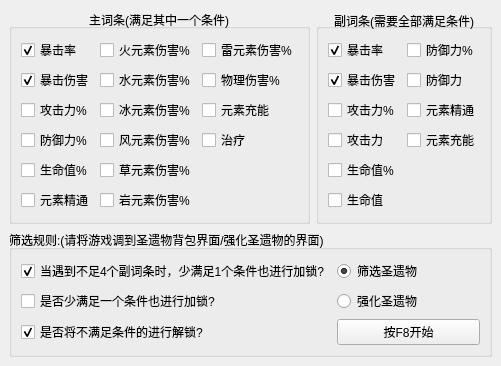
<?xml version="1.0" encoding="UTF-8"?>
<ui version="4.0">
 <class>MainWindow</class>
 <widget class="QMainWindow" name="MainWindow">
  <property name="geometry">
   <rect>
    <x>0</x>
    <y>0</y>
    <width>473</width>
    <height>281</height>
   </rect>
  </property>
  <property name="windowTitle">
   <string>MainWindow</string>
  </property>
  <widget class="QWidget" name="centralwidget">
   <layout class="QGridLayout" name="gridLayout_3">
    <item row="0" column="0">
     <widget class="QGroupBox" name="groupBox_2">
      <property name="title">
       <string>主词条(满足其中一个条件)</string>
      </property>
      <property name="alignment">
       <set>Qt::AlignCenter</set>
      </property>
      <property name="flat">
       <bool>false</bool>
      </property>
      <layout class="QGridLayout" name="gridLayout">
       <item row="1" column="2">
        <widget class="QCheckBox" name="cb_wulishanghai">
         <property name="text">
          <string>物理伤害%</string>
         </property>
        </widget>
       </item>
       <item row="0" column="0">
        <widget class="QCheckBox" name="cb_baojilv">
         <property name="text">
          <string>暴击率</string>
         </property>
         <property name="checked">
          <bool>true</bool>
         </property>
        </widget>
       </item>
       <item row="1" column="0">
        <widget class="QCheckBox" name="cb_baojishanghai">
         <property name="text">
          <string>暴击伤害</string>
         </property>
         <property name="checked">
          <bool>true</bool>
         </property>
        </widget>
       </item>
       <item row="4" column="1">
        <widget class="QCheckBox" name="cb_caoyuansu">
         <property name="text">
          <string>草元素伤害%</string>
         </property>
        </widget>
       </item>
       <item row="2" column="2">
        <widget class="QCheckBox" name="cb_yuansuchongneng">
         <property name="text">
          <string>元素充能</string>
         </property>
        </widget>
       </item>
       <item row="4" column="0">
        <widget class="QCheckBox" name="cb_shengingzhibaifenbi">
         <property name="text">
          <string>生命值%</string>
         </property>
        </widget>
       </item>
       <item row="0" column="1">
        <widget class="QCheckBox" name="cb_huoyuansu">
         <property name="text">
          <string>火元素伤害%</string>
         </property>
        </widget>
       </item>
       <item row="2" column="1">
        <widget class="QCheckBox" name="cb_bingyuansu">
         <property name="text">
          <string>冰元素伤害%</string>
         </property>
        </widget>
       </item>
       <item row="3" column="1">
        <widget class="QCheckBox" name="c_fengyuansu">
         <property name="text">
          <string>风元素伤害%</string>
         </property>
        </widget>
       </item>
       <item row="5" column="1">
        <widget class="QCheckBox" name="cb_yanyuansu">
         <property name="text">
          <string>岩元素伤害%</string>
         </property>
        </widget>
       </item>
       <item row="1" column="1">
        <widget class="QCheckBox" name="cb_shuiyuansu">
         <property name="text">
          <string>水元素伤害%</string>
         </property>
        </widget>
       </item>
       <item row="5" column="0">
        <widget class="QCheckBox" name="cb_yuansujingtong">
         <property name="text">
          <string>元素精通</string>
         </property>
        </widget>
       </item>
       <item row="2" column="0">
        <widget class="QCheckBox" name="cb_gongjlibaifenbi">
         <property name="text">
          <string>攻击力%</string>
         </property>
        </widget>
       </item>
       <item row="3" column="0">
        <widget class="QCheckBox" name="cb_fangyulibaifenbi">
         <property name="text">
          <string>防御力%</string>
         </property>
        </widget>
       </item>
       <item row="0" column="2">
        <widget class="QCheckBox" name="cb_leiyuansu">
         <property name="text">
          <string>雷元素伤害%</string>
         </property>
        </widget>
       </item>
       <item row="3" column="2">
        <widget class="QCheckBox" name="cb_zhiliao">
         <property name="text">
          <string>治疗</string>
         </property>
        </widget>
       </item>
      </layout>
     </widget>
    </item>
    <item row="0" column="1">
     <widget class="QGroupBox" name="groupBox">
      <property name="title">
       <string>副词条(需要全部满足条件)</string>
      </property>
      <property name="alignment">
       <set>Qt::AlignBottom|Qt::AlignHCenter</set>
      </property>
      <property name="flat">
       <bool>false</bool>
      </property>
      <property name="checkable">
       <bool>false</bool>
      </property>
      <layout class="QGridLayout" name="gridLayout_2">
       <item row="0" column="0">
        <widget class="QCheckBox" name="cb_baojilv_f">
         <property name="text">
          <string>暴击率</string>
         </property>
         <property name="checked">
          <bool>true</bool>
         </property>
        </widget>
       </item>
       <item row="0" column="1">
        <widget class="QCheckBox" name="cb_fangyulibaifenbi_f">
         <property name="text">
          <string>防御力%</string>
         </property>
        </widget>
       </item>
       <item row="1" column="0">
        <widget class="QCheckBox" name="cb_baojishanghai_f">
         <property name="text">
          <string>暴击伤害</string>
         </property>
         <property name="checked">
          <bool>true</bool>
         </property>
        </widget>
       </item>
       <item row="1" column="1">
        <widget class="QCheckBox" name="cb_fangyuli_f">
         <property name="text">
          <string>防御力</string>
         </property>
        </widget>
       </item>
       <item row="2" column="0">
        <widget class="QCheckBox" name="cb_gongjlibaifenbi_f">
         <property name="text">
          <string>攻击力%</string>
         </property>
        </widget>
       </item>
       <item row="2" column="1">
        <widget class="QCheckBox" name="cb_yuansujingtong_f">
         <property name="text">
          <string>元素精通</string>
         </property>
        </widget>
       </item>
       <item row="3" column="0">
        <widget class="QCheckBox" name="cb_gongjili_f">
         <property name="text">
          <string>攻击力</string>
         </property>
        </widget>
       </item>
       <item row="3" column="1">
        <widget class="QCheckBox" name="cb_yuansuchongneng_f">
         <property name="text">
          <string>元素充能</string>
         </property>
        </widget>
       </item>
       <item row="4" column="0">
        <widget class="QCheckBox" name="cb_shengingzhibaifenbi_f">
         <property name="text">
          <string>生命值%</string>
         </property>
        </widget>
       </item>
       <item row="5" column="0">
        <widget class="QCheckBox" name="cb_shengmingzhi_f">
         <property name="text">
          <string>生命值</string>
         </property>
        </widget>
       </item>
      </layout>
     </widget>
    </item>
    <item row="1" column="0" colspan="2">
     <widget class="QGroupBox" name="groupBox_3">
      <property name="title">
       <string>筛选规则:(请将游戏调到圣遗物背包界面/强化圣遗物的界面)</string>
      </property>
      <layout class="QGridLayout" name="gridLayout_4">
       <item row="0" column="0">
        <widget class="QCheckBox" name="cb_set_four">
         <property name="text">
          <string>当遇到不足4个副词条时，少满足1个条件也进行加锁?</string>
         </property>
         <property name="checked">
          <bool>true</bool>
         </property>
        </widget>
       </item>
       <item row="0" column="1">
        <widget class="QRadioButton" name="rb_filtrate">
         <property name="text">
          <string>筛选圣遗物</string>
         </property>
         <property name="checked">
          <bool>true</bool>
         </property>
        </widget>
       </item>
       <item row="1" column="0">
        <widget class="QCheckBox" name="cb_set_one">
         <property name="text">
          <string>是否少满足一个条件也进行加锁?</string>
         </property>
        </widget>
       </item>
       <item row="1" column="1">
        <widget class="QRadioButton" name="rb_intensify">
         <property name="text">
          <string>强化圣遗物</string>
         </property>
         <property name="checked">
          <bool>false</bool>
         </property>
        </widget>
       </item>
       <item row="2" column="0">
        <widget class="QCheckBox" name="cb_unlock">
         <property name="text">
          <string>是否将不满足条件的进行解锁?</string>
         </property>
         <property name="checked">
          <bool>true</bool>
         </property>
        </widget>
       </item>
       <item row="2" column="1">
        <widget class="QPushButton" name="bt_start">
         <property name="enabled">
          <bool>true</bool>
         </property>
         <property name="text">
          <string>按F8开始</string>
         </property>
        </widget>
       </item>
      </layout>
     </widget>
    </item>
   </layout>
  </widget>
 </widget>
 <resources/>
 <connections/>
</ui>
